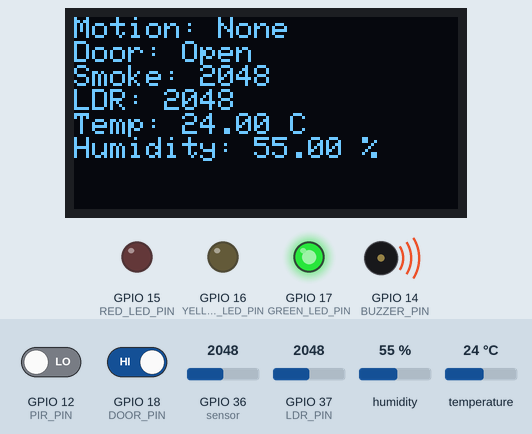
Recording of a sketch running on a simulated ESP32. On the bench: 128×64 one-colour display, output pins drawn as LEDs (lit = HIGH), buzzer (waves = sounding, pin HIGH). Inputs (shaded band) come from the test bench; at power-on: GPIO 12 (PIR_PIN) LOW, GPIO 18 (DOOR_PIN) HIGH, GPIO 36 (sensor) = 2048, GPIO 37 (LDR_PIN) = 2048, humidity 55 %, temperature 24 °C. WiFi joins after 1.5 s; servers stay silent unless stated; uploads are accepted with an empty reply; what the sketch prints to the serial monitor is not drawn.

Above: at 2.7 s.
2.8 s: GPIO 12 (PIR_PIN) driven HIGH
At 3.7 s:
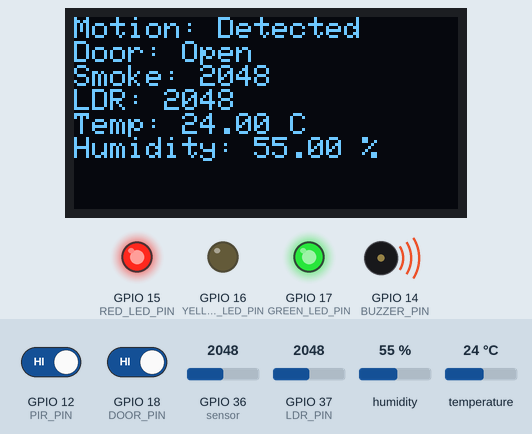
4.6 s: GPIO 18 (DOOR_PIN) driven LOW
At 6.3 s:
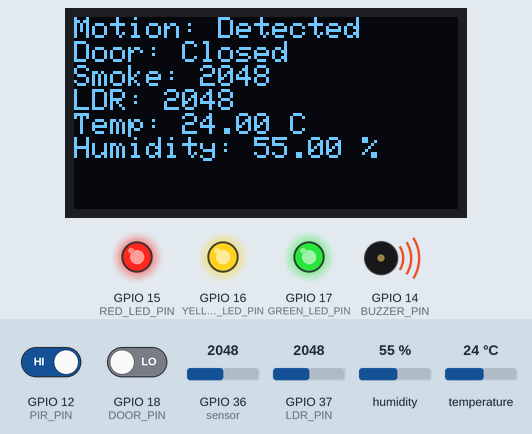
6.6 s: GPIO 12 (PIR_PIN) driven LOW
At 8.0 s:
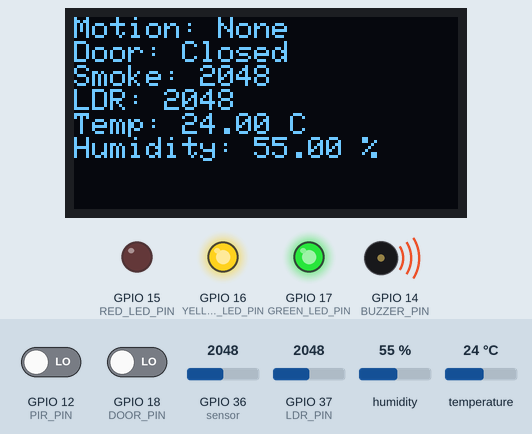
8.6 s: GPIO 36 (sensor) set to 1958
At 9.7 s:
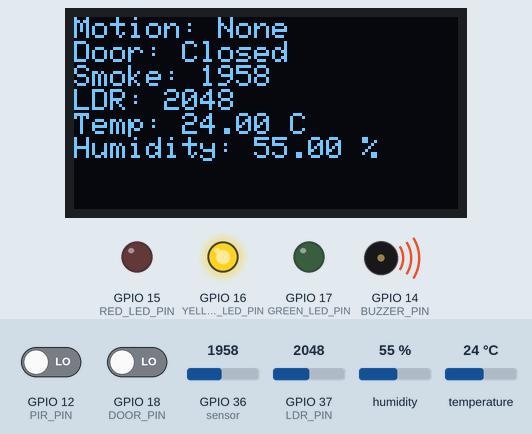
10.6 s: GPIO 18 (DOOR_PIN) driven HIGH
At 12.2 s:
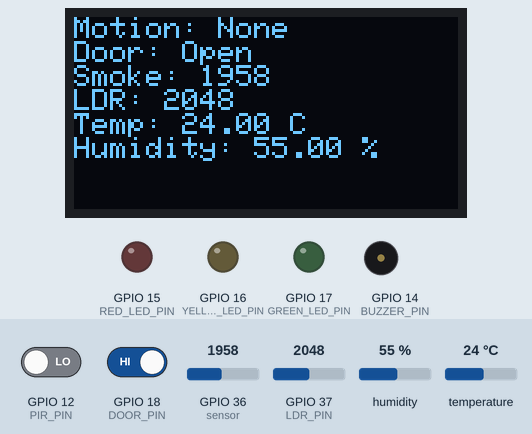
12.6 s: GPIO 12 (PIR_PIN) driven HIGH
At 13.8 s:
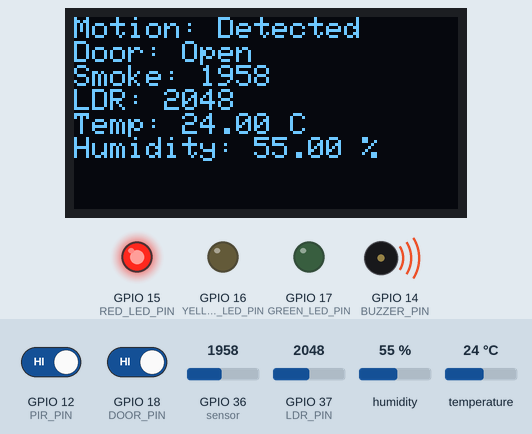
Timing chart, 0 to 15.6 s (numbered marks = the images above; inputs shaded):
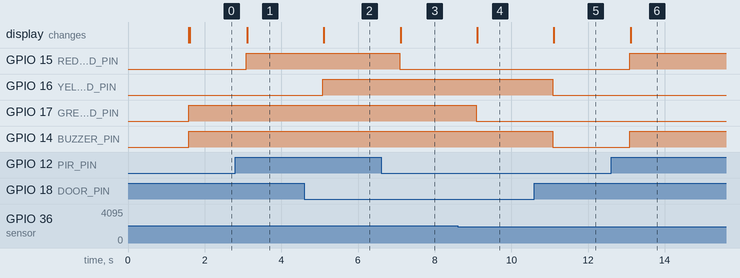

The sketch:

sketch.ino
```cpp
#include <WiFi.h>
#include <HTTPClient.h>
#include <Wire.h>
#include <Adafruit_SSD1306.h>
#include <Adafruit_Sensor.h>
#include <DHT.h>
#include <DHT_U.h>
#include <esp_task_wdt.h>

// Pin Definitions
#define PIR_PIN 12         // PIR sensor connected to D12
#define DHT_PIN 13         // DHT22 sensor connected to D13
#define BUZZER_PIN 14      // Buzzer connected to D14
#define RED_LED_PIN 15     // Red LED connected to D15
#define YELLOW_LED_PIN 16  // Yellow LED connected to D16
#define GREEN_LED_PIN 17   // Green LED connected to D17
#define DOOR_PIN 18        // Door sensor connected to D18
#define LDR_PIN A1         // Photoresistor connected to A1

// OLED Display
#define SCREEN_WIDTH 128
#define SCREEN_HEIGHT 64
#define OLED_RESET -1

// DHT Sensor
#define DHT_TYPE DHT22
DHT dht(DHT_PIN, DHT_TYPE);

// WiFi and Server Details
const char* ssid = "Wokwi-GUEST";
const char* password = "";
const char* serverUrl = "https://esp8266-cf2819a51709.herokuapp.com/motion";

// OLED Display Object
Adafruit_SSD1306 display(SCREEN_WIDTH, SCREEN_HEIGHT, &Wire, OLED_RESET);

// Variables
int pirValue = 0;
int doorValue = 0;
int smokeValue = 0;
float temperature = 0.0;
float humidity = 0.0;
int ldrValue = 0;  // Variable to hold LDR value
const int SMOKE_THRESHOLD = 2000;  // Adjust as needed

// Timing Variables for non-blocking delays
unsigned long previousMillis = 0;
const long interval = 500;  // Interval for the loop (500 ms)

// Function Prototypes
void connectToWiFi();
void displayStatus();
void sendSensorData();
void checkForSleep();

void setup() {
  pinMode(PIR_PIN, INPUT);
  pinMode(BUZZER_PIN, OUTPUT);
  pinMode(RED_LED_PIN, OUTPUT);
  pinMode(YELLOW_LED_PIN, OUTPUT);
  pinMode(GREEN_LED_PIN, OUTPUT);
  pinMode(DOOR_PIN, INPUT);  // Use external pull-up resistor

  Serial.begin(115200);

  // OLED initialization
  if (!display.begin(SSD1306_SWITCHCAPVCC, 0x3C)) {
    Serial.println("SSD1306 allocation failed");
    for (;;); // Stop execution
  }

  display.clearDisplay();
  display.setTextSize(1);
  display.setTextColor(SSD1306_WHITE);
  display.setCursor(0, 0);
  display.print("Initializing...");
  display.display();

  // DHT sensor initialization
  dht.begin();

  // Connect to WiFi
  connectToWiFi();

  esp_task_wdt_config_t wdt_config = {
    .timeout_ms = 5000,  // 5 seconds timeout
    .idle_core_mask = (1 << portNUM_PROCESSORS) - 1,  // Apply WDT to all cores
    .trigger_panic = true  // Enable panic on WDT timeout
  };

  esp_err_t wdt_init = esp_task_wdt_init(&wdt_config);  // Initialize WDT with config

  if (wdt_init == ESP_OK) {
    esp_task_wdt_add(NULL);  // Add current task (loop) to the Watchdog Timer
  } else {
    Serial.println("Failed to initialize Watchdog Timer");
  }
}

void loop() {
  esp_task_wdt_reset();  // Reset WDT at the beginning of each loop

  unsigned long currentMillis = millis();

  if (currentMillis - previousMillis >= interval) {
    previousMillis = currentMillis;  // Save the last time the loop ran

    pirValue = digitalRead(PIR_PIN);       // Read PIR sensor
    doorValue = digitalRead(DOOR_PIN);     // Read door sensor
    smokeValue = analogRead(A0);            // Read smoke sensor (0-4095)
    ldrValue = analogRead(LDR_PIN);         // Read LDR value

    temperature = dht.readTemperature();   // Read temperature
    humidity = dht.readHumidity();         // Read humidity

    // Check if readings from DHT sensor failed
    if (isnan(temperature) || isnan(humidity)) {
      Serial.println("Failed to read from DHT sensor!");
      temperature = 0.0;  // Fallback values
      humidity = 0.0;
    }

    // Handle PIR sensor
    if (pirValue == HIGH) {
      digitalWrite(RED_LED_PIN, HIGH);   // Turn on red LED
      Serial.println("Motion detected!");
    } else {
      digitalWrite(RED_LED_PIN, LOW);    // Turn off red LED
    }

    // Handle door sensor
    if (doorValue == LOW) {  // Button pressed, door closed
      digitalWrite(YELLOW_LED_PIN, HIGH); // Turn on yellow LED
      Serial.println("Door closed!");
    } else {  // Button released, door open
      digitalWrite(YELLOW_LED_PIN, LOW); // Turn off yellow LED
    }

    // Handle smoke sensor
    if (smokeValue > SMOKE_THRESHOLD) {
      digitalWrite(GREEN_LED_PIN, HIGH); // Turn on green LED
      Serial.println("Smoke detected!");
    } else {
      digitalWrite(GREEN_LED_PIN, LOW); // Turn off green LED
    }

    // Handle buzzer
    if (pirValue == HIGH || doorValue == LOW || smokeValue > SMOKE_THRESHOLD) {
      digitalWrite(BUZZER_PIN, HIGH);  // Turn on buzzer
    } else {
      digitalWrite(BUZZER_PIN, LOW);   // Turn off buzzer
    }

    // Update OLED display
    displayStatus();

    // Send data to server if any sensor is triggered
    if (pirValue == HIGH || doorValue == LOW || smokeValue > SMOKE_THRESHOLD || ldrValue < 1000) {
      sendSensorData();
    }
  }
}

// Function to display status on OLED
void displayStatus() {
  display.clearDisplay();
  display.setCursor(0, 0);

  display.print("Motion: ");
  display.println(pirValue == HIGH ? "Detected" : "None");

  display.print("Door: ");
  display.println(doorValue == LOW ? "Closed" : "Open");

  display.print("Smoke: ");
  display.println(smokeValue);

  display.print("LDR: ");
  display.println(ldrValue);

  display.print("Temp: ");
  display.print(temperature);
  display.println(" C");

  display.print("Humidity: ");
  display.print(humidity);
  display.println(" %");

  display.display();
}

// Function to send sensor data to server
void sendSensorData() {
  if (WiFi.status() == WL_CONNECTED) {
    HTTPClient http;
    http.begin(serverUrl);
    http.addHeader("Content-Type", "application/json");

    String requestData = "{\"motion\":\"" + String(pirValue) +
                         "\", \"door\":\"" + String(doorValue == LOW ? 1 : 0) +
                         "\", \"smoke\":\"" + String(smokeValue) +
                         "\", \"ldr\":\"" + String(ldrValue) +
                         "\", \"temperature\":\"" + String(temperature) +
                         "\", \"humidity\":\"" + String(humidity) + "\"}";

    int httpResponseCode = http.POST(requestData);

    if (httpResponseCode > 0) {
      Serial.print("HTTP Response: ");
      Serial.println(httpResponseCode);
    } else {
      Serial.println("Error sending POST request");
    }

    http.end();  // Free resources
  } else {
    Serial.println("WiFi not connected");
  }
}

// Connect to WiFi
void connectToWiFi() {
  WiFi.begin(ssid, password);
  Serial.print("Connecting to WiFi...");

  unsigned long startAttemptTime = millis();  // Record the time the connection attempt started

  while (WiFi.status() != WL_CONNECTED && millis() - startAttemptTime < 10000) {
    Serial.print(".");
    delay(500);  // Brief delay for logging feedback
  }

  if (WiFi.status() == WL_CONNECTED) {
    Serial.println("Connected!");
    display.clearDisplay();
    display.setCursor(0, 0);
    display.print("Connected to WiFi");
    display.display();
  } else {
    Serial.println("WiFi Connection Failed");
    display.clearDisplay();
    display.setCursor(0, 0);
    display.print("WiFi Connection Failed");
    display.display();
  }
}

// Optional: Function to enter deep sleep
void checkForSleep() {
  // Implement sleep logic if necessary
}
```

Measured:
- the behaviour switches between 2001 and 2000 on GPIO 36 (sensor) (found by bisection; images 3 and 4)
- after the input at 2.8 s, GPIO 15 (RED_LED_PIN): LOW → HIGH after 0.28 s; the display: changes after 0.31 s (image 1)
- after the input at 4.6 s, GPIO 16 (YELLOW_LED_PIN): LOW → HIGH after 0.48 s; the display: changes after 0.51 s (image 2)
- after the input at 6.6 s, GPIO 15 (RED_LED_PIN): HIGH → LOW after 0.49 s; the display: changes after 0.51 s (image 3)
- after the input at 8.6 s, GPIO 17 (GREEN_LED_PIN): HIGH → LOW after 0.49 s; the display: changes after 0.52 s (image 4)
- after the input at 10.6 s, GPIO 16 (YELLOW_LED_PIN), GPIO 14 (BUZZER_PIN): HIGH → LOW after 0.48 s; the display: changes after 0.51 s (image 5)
- after the input at 12.6 s, GPIO 15 (RED_LED_PIN), GPIO 14 (BUZZER_PIN): LOW → HIGH after 0.48 s; the display: changes after 0.51 s (image 6)
